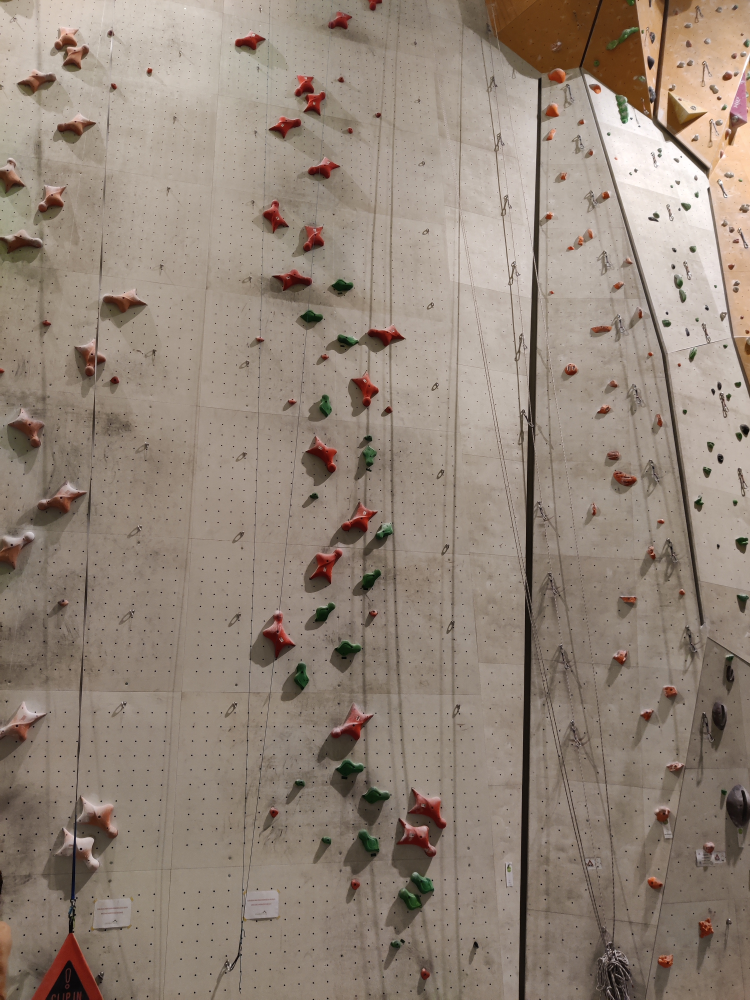
#> input picture Media/img_lead_2.jpg, 3000 x 4000 px, found by its file name (shown at 1/4 size)
$ python FindClimbingRoute.py ../../Media/img_lead_2.jpg
#> lines starting #> are read from the running program, lines starting #| are printed output that depends on the picture
from PIL import Image, ImageTk
import tkinter as tk
import cv2
import os
import sys
if os.path.basename(sys.argv[0]) == "main.py":
    from FindClimbingRoute.utils import *
else:
    from utils import *


# Global variable
dim_x_window = 900  # Dim x window standard
dim_y_window = 800  # Dim y window standard
width_form = 270    # Width of the form
path_img = "Media/img_lead_2.jpg" #"Media/img_lead_1.jpg"  #"Media/img_lead_2.jpg"
start_x = -1  # Start x coordinate of the rectangle
start_y = -1  # Start y coordinate of the rectangle
finish_x = -1 # Finish x coordinate of the rectangle
finish_y = -1 # Finish y coordinate of the rectangle
is_cropped = False    # Flag to check if the image is cropped
colorHSV_route = (0, 0, 0)   # HSV color of the route
# Elements of the form
button_crop, label_button_crop, button_find_route, square_canvas, label_button_fRoute, button_resett = None, None, None, None, None, None


# Load the image
cv_image = cv2.cvtColor(cv2.imread(path_img), cv2.COLOR_BGR2RGB)
cv_image_backup = cv_image.copy()
hsv_image = cv2.cvtColor(cv_image, cv2.COLOR_RGB2HSV)
#> hsv_image: shape (4000, 3000, 3); mean H, S, V 14.8, 51.8, 147.1


# [193 lines left out: functions button_reset, button_findRoute, button_cropIMG, update_rectangle, get_color, on_resize, not called in this run]


def find_route_window(window):
    """
        This function sets up the main window for the Climber Recognizer application.

        Parameters:
            window (tkinter.Tk): The main window object.

        Returns:
            None
    """
    global button_crop, label_button_crop, button_find_route, square_canvas, label_button_fRoute, button_resett

    # set title and dimension window
    window.title("CLIMBER RECOGNIZER")
    window.geometry(f"{dim_x_window}x{dim_y_window}")

    # Create a frame and a canvas for the image
    photo_image = ImageTk.PhotoImage(Image.fromarray(cv_image))
    image_frame = tk.Frame(window)
    image_frame.pack(side=tk.LEFT)
    canvas_image = tk.Canvas(image_frame)
    canvas_image.pack()
    tk_image = canvas_image.create_image(0, 0, image=photo_image, anchor=tk.NW)
    # Set call-back function for the canvas
    canvas_image.bind("<Button-1>", lambda event: get_color(event, square_canvas, hsv_image))
    canvas_image.bind("<B1-Motion>", lambda event: update_rectangle(event, canvas_image))
    window.bind("<Configure>", lambda event: on_resize(event, canvas_image, tk_image, window))

    # Create a frame for buttons and labels
    frame_btn = tk.Frame(window)
    frame_btn.pack()
    label_title = tk.Label(frame_btn, text="ROUTE RECOGNIZER", font=("Arial", 20, "bold"))
    label_title.pack()

    # Button to crop the image
    label_button_crop = tk.Label(frame_btn, text="INFO: Click and drag to draw the area\n of interest after click to crop the image.", font=("Arial", 12))
    button_crop = tk.Button(frame_btn, text="CROP IMAGE", command=lambda: button_cropIMG(canvas_image, tk_image, window))
    label_button_crop.pack()
    button_crop.pack()

    # Button and canvas for the color hold
    label_button_fRoute = tk.Label(frame_btn, text="INFO: Click on the image to choose the\n color then click find route to draw the route:", font=("Arial", 12))
    square_canvas = tk.Canvas(frame_btn, width=100, height=100)
    colorRGB_route = (149, 20, 6)
    square_size = 100
    square_image = Image.new('RGB', (square_size, square_size), colorRGB_route)
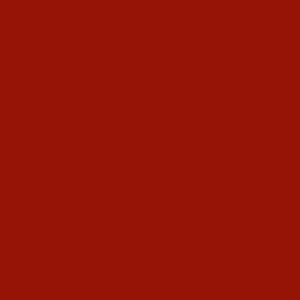
#> square_image: PIL image 100x100 RGB (shown 3 times larger); mean R, G, B 149, 20, 6
    square_photo = ImageTk.PhotoImage(square_image)
    square_canvas.create_image(0, 0, image=square_photo, anchor=tk.NW)
    square_canvas.image = square_photo
    button_find_route = tk.Button(frame_btn, text="DRAW THE LINE", command=lambda: button_findRoute(canvas_image, tk_image))
    button_resett = tk.Button(frame_btn, text="RESET", command=lambda: button_reset(window))


def mainFindRoute(flag_creation=False):
    """
        Main function for finding climbing routes.

        Args:
            flag_creation (bool): Flag indicating whether to create a new window or use a top-level window.

        Returns:
            None
    """

    if flag_creation:
        window = tk.Tk()
    else:
        window = tk.Toplevel()
    find_route_window(window)

    window.mainloop()


if __name__ == "__main__":

    mainFindRoute(True)
